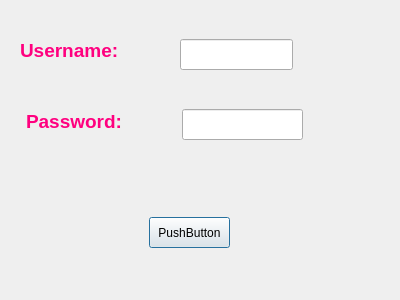
<?xml version="1.0" encoding="UTF-8"?>
<ui version="4.0">
 <class>userlogin</class>
 <widget class="QDialog" name="userlogin">
  <property name="geometry">
   <rect>
    <x>0</x>
    <y>0</y>
    <width>400</width>
    <height>300</height>
   </rect>
  </property>
  <property name="windowTitle">
   <string>Dialog</string>
  </property>
  <widget class="QLabel" name="label">
   <property name="geometry">
    <rect>
     <x>20</x>
     <y>20</y>
     <width>161</width>
     <height>61</height>
    </rect>
   </property>
   <property name="text">
    <string>&lt;html&gt;&lt;head/&gt;&lt;body&gt;&lt;p&gt;&lt;span style=&quot; font-size:14pt; font-weight:700; color:#ff007f;&quot;&gt;Username:&lt;/span&gt;&lt;/p&gt;&lt;/body&gt;&lt;/html&gt;</string>
   </property>
  </widget>
  <widget class="QLineEdit" name="lineEdit_username">
   <property name="geometry">
    <rect>
     <x>180</x>
     <y>39</y>
     <width>113</width>
     <height>31</height>
    </rect>
   </property>
  </widget>
  <widget class="QLabel" name="label_2">
   <property name="geometry">
    <rect>
     <x>26</x>
     <y>101</y>
     <width>161</width>
     <height>41</height>
    </rect>
   </property>
   <property name="text">
    <string>&lt;html&gt;&lt;head/&gt;&lt;body&gt;&lt;p&gt;&lt;span style=&quot; font-size:14pt; font-weight:700; color:#ff007f;&quot;&gt;Password:&lt;/span&gt;&lt;/p&gt;&lt;/body&gt;&lt;/html&gt;</string>
   </property>
  </widget>
  <widget class="QLineEdit" name="lineEdit_password">
   <property name="geometry">
    <rect>
     <x>182</x>
     <y>109</y>
     <width>121</width>
     <height>31</height>
    </rect>
   </property>
  </widget>
  <widget class="QPushButton" name="pushButton">
   <property name="geometry">
    <rect>
     <x>149</x>
     <y>217</y>
     <width>81</width>
     <height>31</height>
    </rect>
   </property>
   <property name="text">
    <string>PushButton</string>
   </property>
  </widget>
 </widget>
 <resources/>
 <connections/>
</ui>
